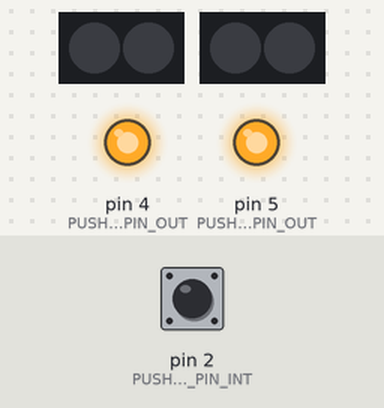
Simulated run of this sketch. Board: Arduino Uno, built with avr-gcc and run on an emulated ATmega328P. Parts: 2 × 2 RGB LEDs in strip order, left to right, output pins drawn as LEDs (lit = HIGH). Inputs (shaded band) come from the test bench; at power-on: pin 2 (PUSH_BUTTON_SW_PIN_INT) HIGH. Dim RGB values are drawn brighter than linear.

Above: at 1.2 s.
1.3 s: pin 2 (PUSH_BUTTON_SW_PIN_INT) pulled LOW for 0.15 s
At 1.5 s:
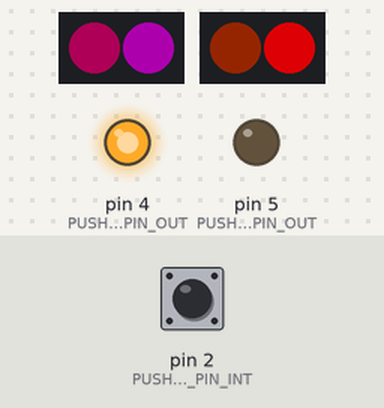
4.3 s: pin 2 (PUSH_BUTTON_SW_PIN_INT) pulled LOW for 1 s
At 5.4 s:
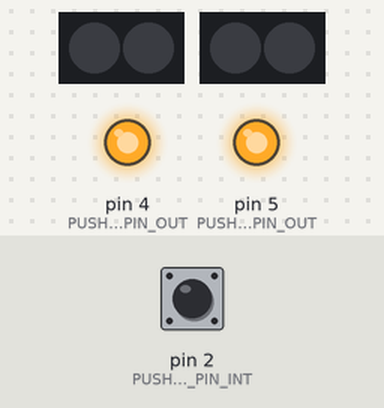
6.8 s: pin 2 (PUSH_BUTTON_SW_PIN_INT) pulled LOW for 0.15 s
At 7.27 s:
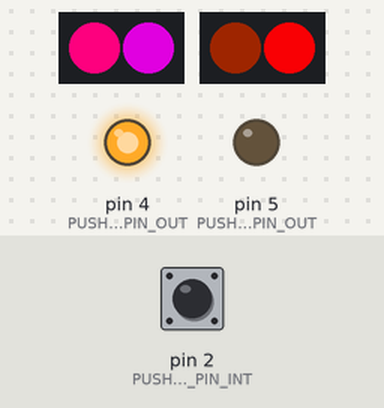
9.8 s: pin 2 (PUSH_BUTTON_SW_PIN_INT) pulled LOW for 3.2 s
At 10.9 s:
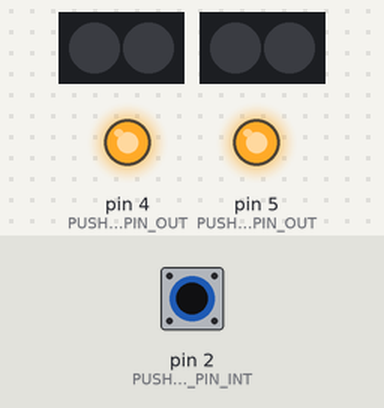
Timing chart, 0 to 12.8 s (numbered marks = the images above; inputs shaded):
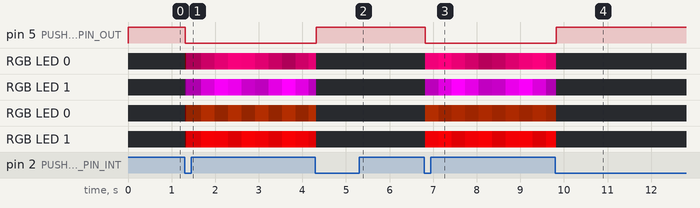

The sketch:

main.ino
```cpp
#include <Adafruit_NeoPixel.h>
#include "pixel.h"

// PUSH-BUTTON

#define PUSH_BUTTON_LED_PIN_OUT 5
#define PUSH_BUTTON_SW_PIN_OUT 4
#define PUSH_BUTTON_SW_PIN_INT 2
#define PUSH_BUTTON_DEBOUNCE_INTERVAL 500 // Block keypresses occurring more frequently than this
volatile byte pushButtonState = LOW;
volatile unsigned long lastPressedTime;

// CRYSTAL LIGHTS

Pixel crystalLights[] = {
    Pixel(50, 255, 0, 4),
    Pixel(50, 255, 0, 6)};

const unsigned int crystalLightCount = sizeof(crystalLights) / sizeof(Pixel);

#define CRYSTAL_PIXEL_PIN 6
#define CRYSTAL_PIXEL_COUNT 2
Adafruit_NeoPixel crystalPixels(CRYSTAL_PIXEL_COUNT, CRYSTAL_PIXEL_PIN, NEO_GRB + NEO_KHZ800);

// STEM LIGHTS

Pixel stemLights[] = {
    Pixel(20, 60, 0, 10),  // Yellow
    Pixel(150, 255, 0, 5)   // Red
};

const unsigned int stemLightCount = sizeof(stemLights) / sizeof(Pixel);

#define STEM_PIXEL_PIN 8
#define STEM_PIXEL_COUNT 2
Adafruit_NeoPixel stemPixels(STEM_PIXEL_COUNT, STEM_PIXEL_PIN, NEO_GRB + NEO_KHZ800);

void setup()
{
    lastPressedTime = millis();
    crystalPixels.begin();
    stemPixels.begin();

    pinMode(PUSH_BUTTON_LED_PIN_OUT, OUTPUT);
    pinMode(PUSH_BUTTON_SW_PIN_OUT, OUTPUT);
    digitalWrite(PUSH_BUTTON_SW_PIN_OUT, HIGH);
    pinMode(PUSH_BUTTON_SW_PIN_INT, INPUT_PULLUP);

    updatePushButtonLightState();
    attachInterrupt(digitalPinToInterrupt(PUSH_BUTTON_SW_PIN_INT), switchPressed, CHANGE);
}

void loop()
{
    crystalPixels.clear();
    stemPixels.clear();

    if (pushButtonState)
    {
        Pixel& crystalLight1 = crystalLights[0];
        int brightness = crystalLight1.GetBrightness();
        crystalPixels.setPixelColor(0, crystalPixels.Color(brightness, 0, brightness / 2));
        crystalLight1.Tick();

        Pixel& crystalLight2 = crystalLights[1];
        brightness = crystalLight2.GetBrightness();
        crystalPixels.setPixelColor(1, crystalPixels.Color(brightness, 0, brightness));
        crystalLight2.Tick();

        crystalPixels.show();

        Pixel& stemLight1 = stemLights[0];
        brightness = stemLight1.GetBrightness();
        stemPixels.setPixelColor(0, stemPixels.Color(brightness, brightness / 4, 0));
        stemLight1.Tick();

        Pixel& stemLight2 = stemLights[1];
        brightness = stemLight2.GetBrightness();
        stemPixels.setPixelColor(1, stemPixels.Color(brightness, 0, brightness / 50));
        stemLight2.Tick();

        stemPixels.show();
    }
    else
    {
        crystalPixels.show();
        stemPixels.show();
    }

    updatePushButtonLightState();

    delay(20);
}

void switchPressed()
{
    if (digitalRead(PUSH_BUTTON_SW_PIN_INT) == LOW)
    {
        unsigned long now = millis();
        if (now - lastPressedTime > PUSH_BUTTON_DEBOUNCE_INTERVAL)
        {
            pushButtonState = !pushButtonState;
            lastPressedTime = now;
        }
    }
}

void updatePushButtonLightState()
{
    digitalWrite(PUSH_BUTTON_LED_PIN_OUT, !pushButtonState);
}
```

pixel.cpp
```cpp
#include "Arduino.h"
#include "pixel.h"

Pixel::Pixel(int minBrightness, int maxBrightness, int startingBrightness, int speed)
{
    _minBrightness = minBrightness;
    _maxBrightness = maxBrightness;
    _startingBrightness = startingBrightness;
    _currentBrightness = 1;
    _speed = speed;
    _direction = 1;
}

void Pixel::Tick()
{
    _currentBrightness += _speed * _direction;
    if (_currentBrightness > _maxBrightness)
    {
        _currentBrightness = _maxBrightness;
        _direction *= -1;
    }
    else if (_currentBrightness < _minBrightness)
    {
        _currentBrightness = _minBrightness;
        _direction *= -1;
    }
}

int Pixel::GetBrightness()
{
    return _currentBrightness;
}
```

pixel.h
```cpp
#ifndef PIXEL_H
#define PIXEL_H

#include <Arduino.h>

class Pixel
{
private:
    int _minBrightness;
    int _maxBrightness;
    int _startingBrightness;
    int _currentBrightness;
    int _speed;
    int _direction;

public:
    Pixel(int minBrightness, int maxBrightness, int startingBrightness, int speed);

    void Tick();
    int GetBrightness();
};

#endif
```

Measured:
- after the input at 1.3 s, pin 5 (PUSH_BUTTON_LED_PIN_OUT): HIGH → LOW at once; RGB LED 0: off → RGB(1, 0, 0) at once, then repeats every 0.66 s: RGB(20, 5, 0) 0.35 s, RGB(60, 15, 0) 0.31 s
- after the input at 4.3 s, pin 5 (PUSH_BUTTON_LED_PIN_OUT): LOW → HIGH at once
- after the input at 6.8 s, pin 5 (PUSH_BUTTON_LED_PIN_OUT): HIGH → LOW at once; RGB LED 0: off → RGB(210, 0, 105) at once, → RGB(247, 0, 123) 0.31 s later, → RGB(187, 0, 93) 0.31 s later, → RGB(127, 0, 63) 0.31 s later, … (10 changes in this stretch)
- after the input at 9.8 s, pin 5 (PUSH_BUTTON_LED_PIN_OUT): LOW → HIGH at once
